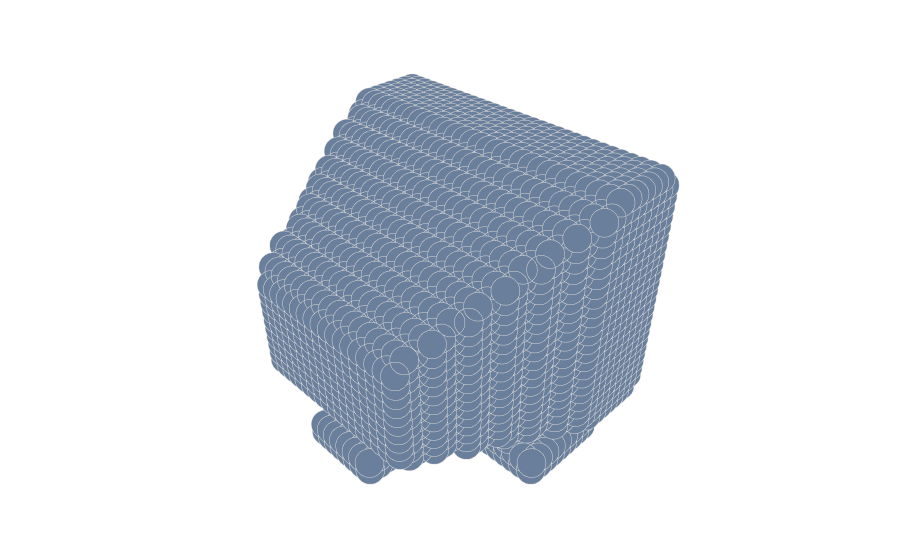

Notebook cell for this chart:
### Markdown cell above
# read / convert / plot

### Code cell
# generate file
file = random.choice(files)

def check_fix_file(file):
    with open(file) as f:
        l1 = f.readline()
        l2 = f.readlines()

    if l1 != 'OFF\n' and l1[:3] == 'OFF':
        out = 'OFF\n'
        out += l1.split('OFF')[1]
        out += ''.join(l2)
        with open(file, 'w') as f:
            f.write(out)

def voxels_from_file(file, voxsize):
    cmd = f'/Users/arone/OneDrive/Escritorio/Trabajo-Machine-Learning/TA-2/binvox/binvox -d {voxsize} -cb -e {file}'
    check_fix_file(file)
    out_file = file.split('.')[0] + '.binvox'
            
    if os.path.exists(out_file):
        os.remove(out_file)

    t = os.system(cmd)
    
    if t == 0:
        with open(out_file, 'rb') as f:
            d = binvox_rw.read_as_3d_array(f).data
        
        os.remove(out_file)
        return 1, d
    else:
        return 0, None

voxels = voxels_from_file(file, 32)
print('\nPlotting:', file)
plot_vol(voxels[1])

### Figure 1 — Plotly figure (JSON) as saved in the notebook; plotly's stock layout.template omitted (floating-point values rounded to 4 significant figures; data arrays with more than 128 entries replaced by an {"elided": "..."} marker saying what was removed)
{"data": [{"marker": {"color": "rgb(105, 127, 155)", "line": {"color": "rgba(217, 217, 217, 1)", "width": 0.5}, "opacity": 1, "size": 10}, "mode": "markers", "type": "scatter3d", "x": {"elided": "5606 int values"}, "y": {"elided": "5606 int values"}, "z": {"elided": "5606 int values"}}], "layout": {"autosize": true, "margin": {"b": 0, "l": 0, "r": 0, "t": 0}, "scene": {"aspectmode": "auto", "aspectratio": {"x": 1.047, "y": 1.047, "z": 0.912}, "xaxis": {"type": "linear", "visible": false}, "yaxis": {"type": "linear", "visible": false}, "zaxis": {"type": "linear", "visible": false}}}}
